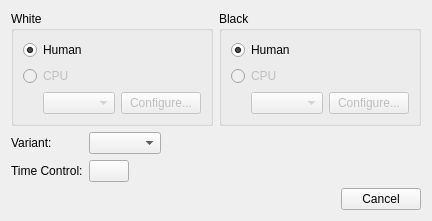
<?xml version="1.0" encoding="UTF-8"?>
<ui version="4.0">
 <class>NewGameDialog</class>
 <widget class="QDialog" name="NewGameDialog">
  <property name="geometry">
   <rect>
    <x>0</x>
    <y>0</y>
    <width>510</width>
    <height>242</height>
   </rect>
  </property>
  <property name="windowTitle">
   <string>New Game</string>
  </property>
  <layout class="QVBoxLayout" name="verticalLayout_4">
   <property name="sizeConstraint">
    <enum>QLayout::SetFixedSize</enum>
   </property>
   <item>
    <layout class="QHBoxLayout" name="horizontalLayout">
     <item>
      <widget class="QGroupBox" name="groupBox_2">
       <property name="title">
        <string>White</string>
       </property>
       <layout class="QVBoxLayout" name="verticalLayout_3">
        <item>
         <widget class="QRadioButton" name="m_whitePlayerHumanRadio">
          <property name="text">
           <string>Human</string>
          </property>
          <property name="checked">
           <bool>true</bool>
          </property>
         </widget>
        </item>
        <item>
         <widget class="QRadioButton" name="m_whitePlayerCpuRadio">
          <property name="enabled">
           <bool>false</bool>
          </property>
          <property name="text">
           <string>CPU</string>
          </property>
         </widget>
        </item>
        <item>
         <layout class="QHBoxLayout" name="horizontalLayout_3">
          <item>
           <spacer name="horizontalSpacer_1">
            <property name="orientation">
             <enum>Qt::Horizontal</enum>
            </property>
            <property name="sizeType">
             <enum>QSizePolicy::Fixed</enum>
            </property>
            <property name="sizeHint" stdset="0">
             <size>
              <width>20</width>
              <height>0</height>
             </size>
            </property>
           </spacer>
          </item>
          <item>
           <widget class="QComboBox" name="m_whiteEngineComboBox">
            <property name="enabled">
             <bool>false</bool>
            </property>
            <property name="sizePolicy">
             <sizepolicy hsizetype="MinimumExpanding" vsizetype="Fixed">
              <horstretch>0</horstretch>
              <verstretch>0</verstretch>
             </sizepolicy>
            </property>
           </widget>
          </item>
          <item>
           <widget class="QPushButton" name="m_configureWhiteEngineButton">
            <property name="enabled">
             <bool>false</bool>
            </property>
            <property name="sizePolicy">
             <sizepolicy hsizetype="Preferred" vsizetype="Fixed">
              <horstretch>0</horstretch>
              <verstretch>0</verstretch>
             </sizepolicy>
            </property>
            <property name="text">
             <string>Configure...</string>
            </property>
           </widget>
          </item>
         </layout>
        </item>
       </layout>
      </widget>
     </item>
     <item>
      <widget class="QGroupBox" name="groupBox">
       <property name="title">
        <string>Black</string>
       </property>
       <layout class="QVBoxLayout" name="verticalLayout">
        <item>
         <widget class="QRadioButton" name="m_blackPlayerHumanRadio">
          <property name="text">
           <string>Human</string>
          </property>
          <property name="checked">
           <bool>true</bool>
          </property>
         </widget>
        </item>
        <item>
         <widget class="QRadioButton" name="m_blackPlayerCpuRadio">
          <property name="enabled">
           <bool>false</bool>
          </property>
          <property name="text">
           <string>CPU</string>
          </property>
         </widget>
        </item>
        <item>
         <layout class="QHBoxLayout" name="horizontalLayout_2">
          <item>
           <spacer name="horizontalSpacer_2">
            <property name="orientation">
             <enum>Qt::Horizontal</enum>
            </property>
            <property name="sizeType">
             <enum>QSizePolicy::Fixed</enum>
            </property>
            <property name="sizeHint" stdset="0">
             <size>
              <width>20</width>
              <height>0</height>
             </size>
            </property>
           </spacer>
          </item>
          <item>
           <widget class="QComboBox" name="m_blackEngineComboBox">
            <property name="enabled">
             <bool>false</bool>
            </property>
            <property name="sizePolicy">
             <sizepolicy hsizetype="MinimumExpanding" vsizetype="Fixed">
              <horstretch>0</horstretch>
              <verstretch>0</verstretch>
             </sizepolicy>
            </property>
           </widget>
          </item>
          <item>
           <widget class="QPushButton" name="m_configureBlackEngineButton">
            <property name="enabled">
             <bool>false</bool>
            </property>
            <property name="sizePolicy">
             <sizepolicy hsizetype="Preferred" vsizetype="Fixed">
              <horstretch>0</horstretch>
              <verstretch>0</verstretch>
             </sizepolicy>
            </property>
            <property name="text">
             <string>Configure...</string>
            </property>
           </widget>
          </item>
         </layout>
        </item>
       </layout>
      </widget>
     </item>
    </layout>
   </item>
   <item>
    <layout class="QFormLayout" name="formLayout">
     <property name="sizeConstraint">
      <enum>QLayout::SetDefaultConstraint</enum>
     </property>
     <property name="fieldGrowthPolicy">
      <enum>QFormLayout::ExpandingFieldsGrow</enum>
     </property>
     <item row="0" column="0">
      <widget class="QLabel" name="m_variantLabel">
       <property name="sizePolicy">
        <sizepolicy hsizetype="Preferred" vsizetype="Preferred">
         <horstretch>0</horstretch>
         <verstretch>0</verstretch>
        </sizepolicy>
       </property>
       <property name="layoutDirection">
        <enum>Qt::LeftToRight</enum>
       </property>
       <property name="autoFillBackground">
        <bool>false</bool>
       </property>
       <property name="text">
        <string>Variant:</string>
       </property>
       <property name="scaledContents">
        <bool>false</bool>
       </property>
       <property name="alignment">
        <set>Qt::AlignLeading|Qt::AlignLeft|Qt::AlignVCenter</set>
       </property>
      </widget>
     </item>
     <item row="0" column="1">
      <widget class="QComboBox" name="m_variantComboBox">
       <property name="sizePolicy">
        <sizepolicy hsizetype="Preferred" vsizetype="Fixed">
         <horstretch>0</horstretch>
         <verstretch>0</verstretch>
        </sizepolicy>
       </property>
       <property name="layoutDirection">
        <enum>Qt::LeftToRight</enum>
       </property>
      </widget>
     </item>
     <item row="1" column="0">
      <widget class="QLabel" name="label">
       <property name="text">
        <string>Time Control:</string>
       </property>
      </widget>
     </item>
     <item row="1" column="1">
      <widget class="QPushButton" name="m_timeControlBtn">
       <property name="sizePolicy">
        <sizepolicy hsizetype="Preferred" vsizetype="Fixed">
         <horstretch>0</horstretch>
         <verstretch>0</verstretch>
        </sizepolicy>
       </property>
       <property name="text">
        <string notr="true"/>
       </property>
      </widget>
     </item>
    </layout>
   </item>
   <item>
    <widget class="QDialogButtonBox" name="m_buttonBox">
     <property name="standardButtons">
      <set>QDialogButtonBox::Cancel</set>
     </property>
    </widget>
   </item>
  </layout>
 </widget>
 <resources/>
 <connections>
  <connection>
   <sender>m_blackPlayerCpuRadio</sender>
   <signal>toggled(bool)</signal>
   <receiver>m_configureBlackEngineButton</receiver>
   <slot>setEnabled(bool)</slot>
   <hints>
    <hint type="sourcelabel">
     <x>403</x>
     <y>82</y>
    </hint>
    <hint type="destinationlabel">
     <x>420</x>
     <y>113</y>
    </hint>
   </hints>
  </connection>
  <connection>
   <sender>m_buttonBox</sender>
   <signal>rejected()</signal>
   <receiver>NewGameDialog</receiver>
   <slot>reject()</slot>
   <hints>
    <hint type="sourcelabel">
     <x>457</x>
     <y>232</y>
    </hint>
    <hint type="destinationlabel">
     <x>479</x>
     <y>137</y>
    </hint>
   </hints>
  </connection>
  <connection>
   <sender>m_blackPlayerCpuRadio</sender>
   <signal>toggled(bool)</signal>
   <receiver>m_blackEngineComboBox</receiver>
   <slot>setEnabled(bool)</slot>
   <hints>
    <hint type="sourcelabel">
     <x>287</x>
     <y>84</y>
    </hint>
    <hint type="destinationlabel">
     <x>388</x>
     <y>118</y>
    </hint>
   </hints>
  </connection>
  <connection>
   <sender>m_buttonBox</sender>
   <signal>accepted()</signal>
   <receiver>NewGameDialog</receiver>
   <slot>accept()</slot>
   <hints>
    <hint type="sourcelabel">
     <x>269</x>
     <y>232</y>
    </hint>
    <hint type="destinationlabel">
     <x>260</x>
     <y>111</y>
    </hint>
   </hints>
  </connection>
  <connection>
   <sender>m_whitePlayerCpuRadio</sender>
   <signal>toggled(bool)</signal>
   <receiver>m_whiteEngineComboBox</receiver>
   <slot>setEnabled(bool)</slot>
   <hints>
    <hint type="sourcelabel">
     <x>42</x>
     <y>84</y>
    </hint>
    <hint type="destinationlabel">
     <x>79</x>
     <y>118</y>
    </hint>
   </hints>
  </connection>
  <connection>
   <sender>m_whitePlayerCpuRadio</sender>
   <signal>toggled(bool)</signal>
   <receiver>m_configureWhiteEngineButton</receiver>
   <slot>setEnabled(bool)</slot>
   <hints>
    <hint type="sourcelabel">
     <x>127</x>
     <y>83</y>
    </hint>
    <hint type="destinationlabel">
     <x>181</x>
     <y>118</y>
    </hint>
   </hints>
  </connection>
 </connections>
</ui>
